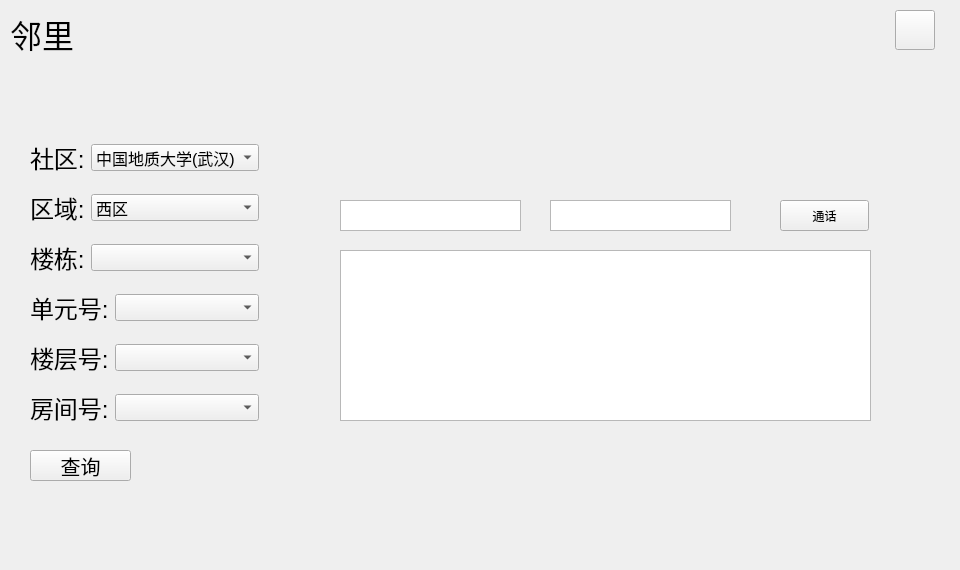
<?xml version="1.0" encoding="UTF-8"?>
<ui version="4.0">
 <class>SHNeighborDlg</class>
 <widget class="QWidget" name="SHNeighborDlg">
  <property name="geometry">
   <rect>
    <x>0</x>
    <y>0</y>
    <width>960</width>
    <height>570</height>
   </rect>
  </property>
  <property name="windowTitle">
   <string>Form</string>
  </property>
  <widget class="QLabel" name="m_lbTitle">
   <property name="geometry">
    <rect>
     <x>10</x>
     <y>10</y>
     <width>193</width>
     <height>47</height>
    </rect>
   </property>
   <property name="font">
    <font>
     <pointsize>24</pointsize>
    </font>
   </property>
   <property name="text">
    <string>邻里</string>
   </property>
  </widget>
  <widget class="QPushButton" name="m_btnBack">
   <property name="geometry">
    <rect>
     <x>895</x>
     <y>10</y>
     <width>40</width>
     <height>40</height>
    </rect>
   </property>
   <property name="text">
    <string/>
   </property>
  </widget>
  <widget class="QWidget" name="layoutWidget">
   <property name="geometry">
    <rect>
     <x>30</x>
     <y>190</y>
     <width>229</width>
     <height>35</height>
    </rect>
   </property>
   <layout class="QHBoxLayout" name="horizontalLayout_2" stretch="2,8">
    <item>
     <widget class="QLabel" name="label_2">
      <property name="font">
       <font>
        <pointsize>18</pointsize>
       </font>
      </property>
      <property name="text">
       <string>区域:</string>
      </property>
     </widget>
    </item>
    <item>
     <widget class="QComboBox" name="m_cbxBuildPart">
      <property name="font">
       <font>
        <pointsize>12</pointsize>
       </font>
      </property>
      <item>
       <property name="text">
        <string>西区</string>
       </property>
      </item>
      <item>
       <property name="text">
        <string>东区</string>
       </property>
      </item>
      <item>
       <property name="text">
        <string>北区</string>
       </property>
      </item>
     </widget>
    </item>
   </layout>
  </widget>
  <widget class="QWidget" name="layoutWidget_2">
   <property name="geometry">
    <rect>
     <x>30</x>
     <y>240</y>
     <width>229</width>
     <height>35</height>
    </rect>
   </property>
   <layout class="QHBoxLayout" name="horizontalLayout_3" stretch="2,8">
    <item>
     <widget class="QLabel" name="label_3">
      <property name="font">
       <font>
        <pointsize>18</pointsize>
       </font>
      </property>
      <property name="text">
       <string>楼栋:</string>
      </property>
     </widget>
    </item>
    <item>
     <widget class="QComboBox" name="m_cbxBuildID">
      <property name="font">
       <font>
        <pointsize>12</pointsize>
       </font>
      </property>
     </widget>
    </item>
   </layout>
  </widget>
  <widget class="QWidget" name="layoutWidget_3">
   <property name="geometry">
    <rect>
     <x>30</x>
     <y>290</y>
     <width>229</width>
     <height>35</height>
    </rect>
   </property>
   <layout class="QHBoxLayout" name="horizontalLayout_6" stretch="2,8">
    <item>
     <widget class="QLabel" name="label_6">
      <property name="font">
       <font>
        <pointsize>18</pointsize>
       </font>
      </property>
      <property name="text">
       <string>单元号:</string>
      </property>
     </widget>
    </item>
    <item>
     <widget class="QComboBox" name="m_cbxCellID">
      <property name="font">
       <font>
        <pointsize>12</pointsize>
       </font>
      </property>
     </widget>
    </item>
   </layout>
  </widget>
  <widget class="QWidget" name="layoutWidget_4">
   <property name="geometry">
    <rect>
     <x>30</x>
     <y>390</y>
     <width>229</width>
     <height>35</height>
    </rect>
   </property>
   <layout class="QHBoxLayout" name="horizontalLayout_7" stretch="2,8">
    <item>
     <widget class="QLabel" name="label_7">
      <property name="font">
       <font>
        <pointsize>18</pointsize>
       </font>
      </property>
      <property name="text">
       <string>房间号:</string>
      </property>
     </widget>
    </item>
    <item>
     <widget class="QComboBox" name="m_cbxRoomID">
      <property name="font">
       <font>
        <pointsize>12</pointsize>
       </font>
      </property>
     </widget>
    </item>
   </layout>
  </widget>
  <widget class="QWidget" name="layoutWidget_5">
   <property name="geometry">
    <rect>
     <x>30</x>
     <y>340</y>
     <width>229</width>
     <height>35</height>
    </rect>
   </property>
   <layout class="QHBoxLayout" name="horizontalLayout_8" stretch="2,8">
    <item>
     <widget class="QLabel" name="label_8">
      <property name="font">
       <font>
        <pointsize>18</pointsize>
       </font>
      </property>
      <property name="text">
       <string>楼层号:</string>
      </property>
     </widget>
    </item>
    <item>
     <widget class="QComboBox" name="m_cbxFloor">
      <property name="font">
       <font>
        <pointsize>12</pointsize>
       </font>
      </property>
     </widget>
    </item>
   </layout>
  </widget>
  <widget class="QPushButton" name="m_btResearch">
   <property name="geometry">
    <rect>
     <x>30</x>
     <y>450</y>
     <width>101</width>
     <height>31</height>
    </rect>
   </property>
   <property name="font">
    <font>
     <pointsize>15</pointsize>
    </font>
   </property>
   <property name="text">
    <string>查询</string>
   </property>
  </widget>
  <widget class="QTextEdit" name="m_txName">
   <property name="geometry">
    <rect>
     <x>340</x>
     <y>200</y>
     <width>181</width>
     <height>31</height>
    </rect>
   </property>
   <property name="font">
    <font>
     <pointsize>12</pointsize>
    </font>
   </property>
   <property name="html">
    <string>&lt;!DOCTYPE HTML PUBLIC &quot;-//W3C//DTD HTML 4.0//EN&quot; &quot;http://www.w3.org/TR/REC-html40/strict.dtd&quot;&gt;
&lt;html&gt;&lt;head&gt;&lt;meta name=&quot;qrichtext&quot; content=&quot;1&quot; /&gt;&lt;style type=&quot;text/css&quot;&gt;
p, li { white-space: pre-wrap; }
&lt;/style&gt;&lt;/head&gt;&lt;body style=&quot; font-family:'Ubuntu'; font-size:12pt; font-weight:400; font-style:normal;&quot;&gt;
&lt;p style=&quot;-qt-paragraph-type:empty; margin-top:0px; margin-bottom:0px; margin-left:0px; margin-right:0px; -qt-block-indent:0; text-indent:0px;&quot;&gt;&lt;br /&gt;&lt;/p&gt;&lt;/body&gt;&lt;/html&gt;</string>
   </property>
  </widget>
  <widget class="QTextEdit" name="m_txIP">
   <property name="geometry">
    <rect>
     <x>550</x>
     <y>200</y>
     <width>181</width>
     <height>31</height>
    </rect>
   </property>
   <property name="font">
    <font>
     <pointsize>12</pointsize>
    </font>
   </property>
   <property name="html">
    <string>&lt;!DOCTYPE HTML PUBLIC &quot;-//W3C//DTD HTML 4.0//EN&quot; &quot;http://www.w3.org/TR/REC-html40/strict.dtd&quot;&gt;
&lt;html&gt;&lt;head&gt;&lt;meta name=&quot;qrichtext&quot; content=&quot;1&quot; /&gt;&lt;style type=&quot;text/css&quot;&gt;
p, li { white-space: pre-wrap; }
&lt;/style&gt;&lt;/head&gt;&lt;body style=&quot; font-family:'Ubuntu'; font-size:12pt; font-weight:400; font-style:normal;&quot;&gt;
&lt;p style=&quot;-qt-paragraph-type:empty; margin-top:0px; margin-bottom:0px; margin-left:0px; margin-right:0px; -qt-block-indent:0; text-indent:0px;&quot;&gt;&lt;br /&gt;&lt;/p&gt;&lt;/body&gt;&lt;/html&gt;</string>
   </property>
  </widget>
  <widget class="QPushButton" name="m_btDial">
   <property name="geometry">
    <rect>
     <x>780</x>
     <y>200</y>
     <width>89</width>
     <height>31</height>
    </rect>
   </property>
   <property name="text">
    <string>通话</string>
   </property>
  </widget>
  <widget class="QListView" name="listView">
   <property name="geometry">
    <rect>
     <x>340</x>
     <y>250</y>
     <width>531</width>
     <height>171</height>
    </rect>
   </property>
  </widget>
  <widget class="QWidget" name="">
   <property name="geometry">
    <rect>
     <x>30</x>
     <y>140</y>
     <width>229</width>
     <height>35</height>
    </rect>
   </property>
   <layout class="QHBoxLayout" name="horizontalLayout" stretch="2,8">
    <item>
     <widget class="QLabel" name="label">
      <property name="font">
       <font>
        <pointsize>18</pointsize>
       </font>
      </property>
      <property name="text">
       <string>社区:</string>
      </property>
     </widget>
    </item>
    <item>
     <widget class="QComboBox" name="m_cbxCommunity">
      <property name="font">
       <font>
        <pointsize>12</pointsize>
       </font>
      </property>
      <item>
       <property name="text">
        <string>中国地质大学(武汉)</string>
       </property>
      </item>
     </widget>
    </item>
   </layout>
  </widget>
 </widget>
 <resources/>
 <connections/>
</ui>
